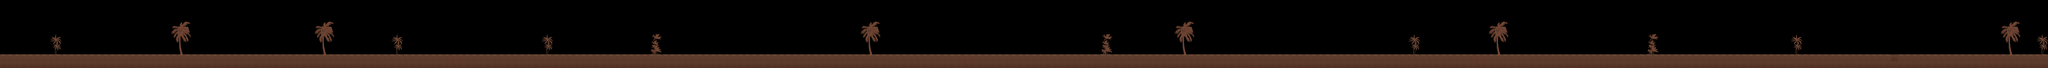

Rendered tile map (Tiled .tmx) drawn with the repository's tilesets; below, a short description and the map source with its tile grids summarised:
An orthogonal 300x10 tile map with 64x64 px tiles, 1 tile layer (bg1) and 115 objects.

<map version="1.0" orientation="orthogonal" renderorder="right-down" width="300" height="10" tilewidth="64" tileheight="64" nextobjectid="134">
 <tileset firstgid="1" name="tile" tilewidth="64" tileheight="64">
  <image source="tile.png" width="640" height="384" />
 </tileset>
 <layer name="bg1" width="300" height="10">
  <data>[3000 cells, 744 non-empty, 29 distinct tile ids]</data>
 </layer>
 <objectgroup name="airShip">
  <object id="1" x="1907" y="40" width="176" height="134">
   <ellipse />
  </object>
  <object id="2" x="4595" y="56" width="196" height="172">
   <ellipse />
  </object>
  <object id="3" x="7446" y="292" width="266" height="174">
   <ellipse />
  </object>
  <object id="4" x="10044" y="314" width="234" height="150">
   <ellipse />
  </object>
  <object id="6" x="14938" y="236" width="300" height="200">
   <ellipse />
  </object>
  <object id="7" x="17287" y="134" width="290" height="224">
   <ellipse />
  </object>
  <object id="9" x="12060" y="40" width="243" height="159">
   <ellipse />
  </object>
  <object id="60" x="796" y="303" width="190" height="131">
   <ellipse />
  </object>
  <object id="61" x="2561" y="241" width="190" height="155">
   <ellipse />
  </object>
  <object id="62" x="3460" y="297" width="173" height="133">
   <ellipse />
  </object>
  <object id="63" x="5412" y="305" width="169" height="131">
   <ellipse />
  </object>
  <object id="64" x="5137" y="747" width="47" height="3">
   <ellipse />
  </object>
  <object id="65" x="6158" y="87" width="165" height="131">
   <ellipse />
  </object>
  <object id="67" x="6676" y="104" width="149" height="129">
   <ellipse />
  </object>
  <object id="68" x="8141" y="103" width="145" height="117">
   <ellipse />
  </object>
  <object id="69" x="8685" y="18" width="150" height="128">
   <ellipse />
  </object>
  <object id="70" x="9131" y="220" width="172" height="127">
   <ellipse />
  </object>
  <object id="71" x="9750" y="44" width="173" height="150">
   <ellipse />
  </object>
  <object id="72" x="10535" y="85" width="172" height="155">
   <ellipse />
  </object>
  <object id="73" x="11288" y="298" width="157" height="125">
   <ellipse />
  </object>
  <object id="74" x="13050" y="186" width="153" height="137">
   <ellipse />
  </object>
  <object id="75" x="13883" y="73" width="175" height="133">
   <ellipse />
  </object>
  <object id="76" x="15695" y="278" width="181" height="142">
   <ellipse />
  </object>
  <object id="77" x="16409" y="102" width="188" height="139">
   <ellipse />
  </object>
  <object id="78" x="18789" y="38" width="144" height="136">
   <ellipse />
  </object>
 </objectgroup>
 <objectgroup name="bird">
  <object id="10" x="1032" y="228" width="46" height="48">
   <ellipse />
  </object>
  <object id="11" x="2786" y="106" width="54" height="48">
   <ellipse />
  </object>
  <object id="12" x="2778" y="251" width="58" height="54">
   <ellipse />
  </object>
  <object id="13" x="3380" y="294" width="62" height="54">
   <ellipse />
  </object>
  <object id="14" x="4194" y="166" width="72" height="60">
   <ellipse />
  </object>
  <object id="15" x="5401" y="253" width="58" height="46">
   <ellipse />
  </object>
  <object id="16" x="6510" y="92" width="58" height="66">
   <ellipse />
  </object>
  <object id="17" x="6510" y="246" width="58" height="52">
   <ellipse />
  </object>
  <object id="18" x="6518" y="378" width="60" height="44">
   <ellipse />
  </object>
  <object id="19" x="9066" y="92" width="58" height="60">
   <ellipse />
  </object>
  <object id="20" x="9068" y="366" width="56" height="48">
   <ellipse />
  </object>
  <object id="21" x="10148" y="56" width="60" height="52">
   <ellipse />
  </object>
  <object id="22" x="10828" y="61" width="66" height="54">
   <ellipse />
  </object>
  <object id="23" x="13424" y="116" width="56" height="48">
   <ellipse />
  </object>
  <object id="24" x="13414" y="348" width="74" height="52">
   <ellipse />
  </object>
  <object id="25" x="13802" y="166" width="46" height="70">
   <ellipse />
  </object>
  <object id="26" x="14308" y="228" width="78" height="56">
   <ellipse />
  </object>
  <object id="27" x="16174" y="102" width="60" height="58">
   <ellipse />
  </object>
  <object id="28" x="16182" y="316" width="58" height="48">
   <ellipse />
  </object>
  <object id="30" x="17141" y="70" width="78" height="64">
   <ellipse />
  </object>
  <object id="31" x="17145" y="377" width="62" height="56">
   <ellipse />
  </object>
  <object id="80" x="1184" y="114" width="60" height="55">
   <ellipse />
  </object>
  <object id="81" x="1968" y="309" width="66" height="65">
   <ellipse />
  </object>
  <object id="82" x="3225" y="103" width="54" height="53">
   <ellipse />
  </object>
  <object id="83" x="4208" y="294" width="61" height="65">
   <ellipse />
  </object>
  <object id="84" x="3941" y="166" width="75" height="74">
   <ellipse />
  </object>
  <object id="85" x="4979" y="244" width="71" height="63">
   <ellipse />
  </object>
  <object id="86" x="5533" y="75" width="61" height="62">
   <ellipse />
  </object>
  <object id="87" x="5963" y="264" width="77" height="62">
   <ellipse />
  </object>
  <object id="88" x="7230" y="134" width="76" height="65">
   <ellipse />
  </object>
  <object id="89" x="7747" y="96" width="65" height="61">
   <ellipse />
  </object>
  <object id="90" x="7778" y="191" width="53" height="54">
   <ellipse />
  </object>
  <object id="91" x="7781" y="282" width="65" height="47">
   <ellipse />
  </object>
  <object id="92" x="7784" y="368" width="55" height="44">
   <ellipse />
  </object>
  <object id="93" x="7751" y="435" width="64" height="48">
   <ellipse />
  </object>
  <object id="96" x="7708" y="38" width="72" height="53">
   <ellipse />
  </object>
  <object id="97" x="8441" y="257" width="67" height="62">
   <ellipse />
  </object>
  <object id="98" x="8776" y="251" width="85" height="69">
   <ellipse />
  </object>
  <object id="99" x="9594" y="257" width="75" height="65">
   <ellipse />
  </object>
  <object id="100" x="10798" y="328" width="74" height="58">
   <ellipse />
  </object>
  <object id="102" x="11504" y="36" width="73" height="61">
   <ellipse />
  </object>
  <object id="103" x="12297" y="333" width="83" height="70">
   <ellipse />
  </object>
  <object id="104" x="12754" y="54" width="72" height="68">
   <ellipse />
  </object>
  <object id="105" x="14656" y="89" width="74" height="60">
   <ellipse />
  </object>
  <object id="106" x="15411" y="63" width="71" height="66">
   <ellipse />
  </object>
  <object id="107" x="17979" y="139" width="62" height="63">
   <ellipse />
  </object>
  <object id="108" x="18114" y="160" width="65" height="56">
   <ellipse />
  </object>
  <object id="109" x="18246" y="161" width="62" height="57">
   <ellipse />
  </object>
  <object id="110" x="18489" y="173" width="60" height="48">
   <ellipse />
  </object>
 </objectgroup>
 <objectgroup name="heart">
  <object id="34" x="1468" y="196" width="40" height="40" />
  <object id="35" x="2436" y="190" width="60" height="62" />
  <object id="36" x="3586" y="194" width="62" height="58" />
  <object id="37" x="3718" y="192" width="58" height="60" />
  <object id="38" x="5316" y="49" width="58" height="60" />
  <object id="39" x="5700" y="128" width="62" height="64" />
  <object id="40" x="6152" y="384" width="56" height="60" />
  <object id="41" x="7232" y="384" width="66" height="62" />
  <object id="42" x="9056" y="224" width="62" height="64" />
  <object id="43" x="11776" y="192" width="70" height="62" />
  <object id="44" x="14082" y="132" width="62" height="62" />
  <object id="45" x="15614" y="190" width="62" height="66" />
  <object id="46" x="15912" y="388" width="64" height="62" />
  <object id="47" x="16554" y="349" width="62" height="58" />
  <object id="49" x="16805" y="27" width="62" height="54" />
  </objectgroup>
</map>
<!-- 26 of 115 objects omitted -->
